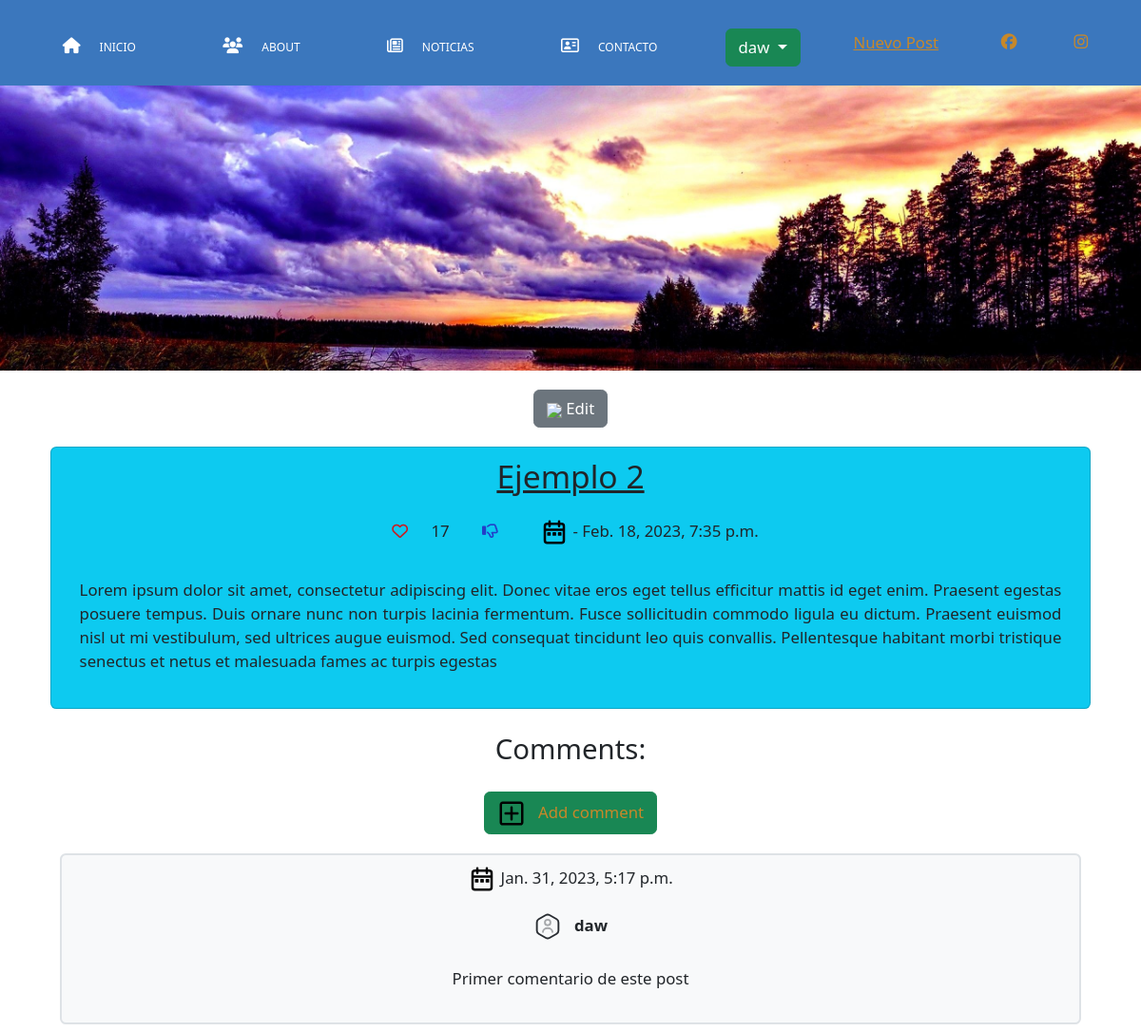
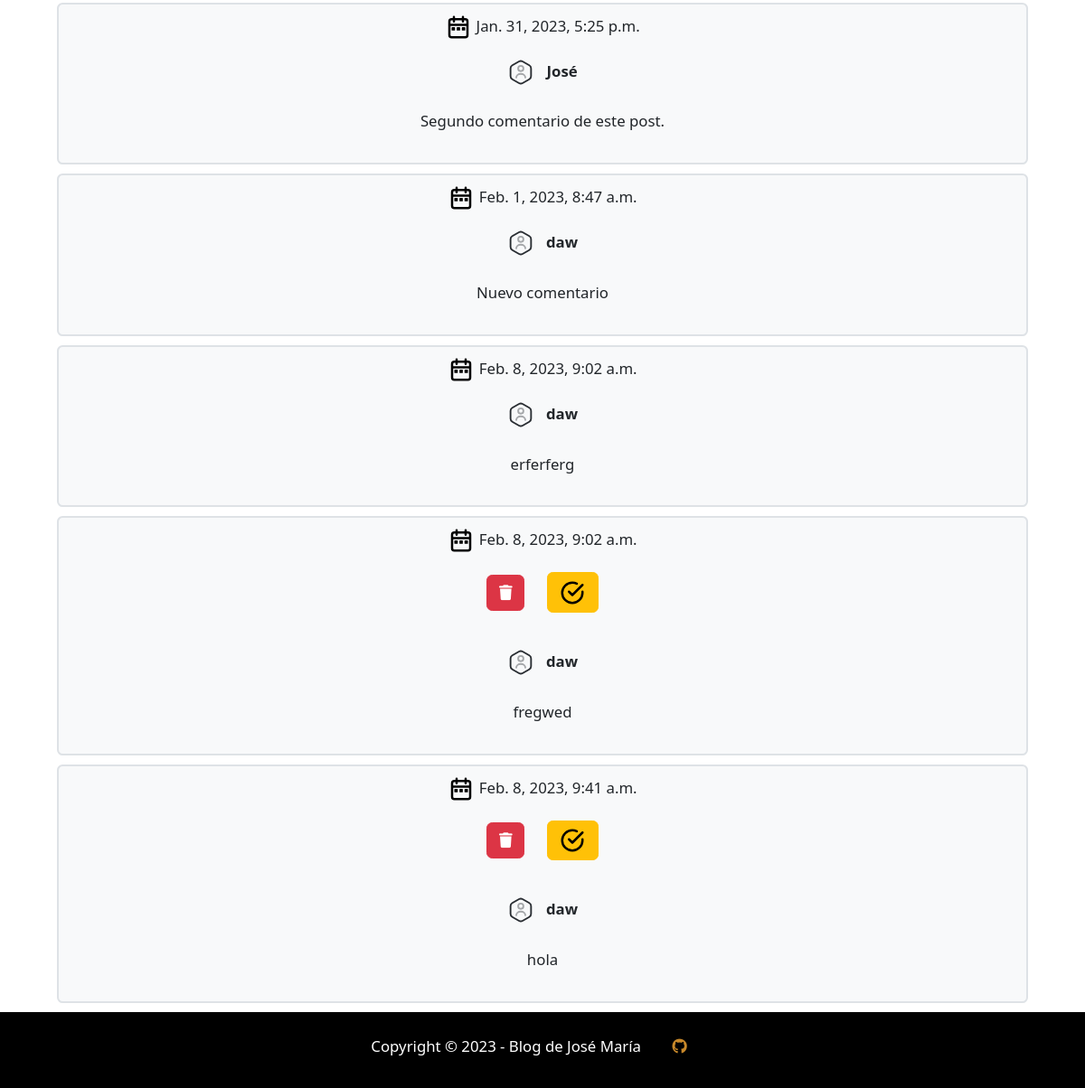
The app's page /post/6/ (signed in), older data (2 pictures, top to bottom).
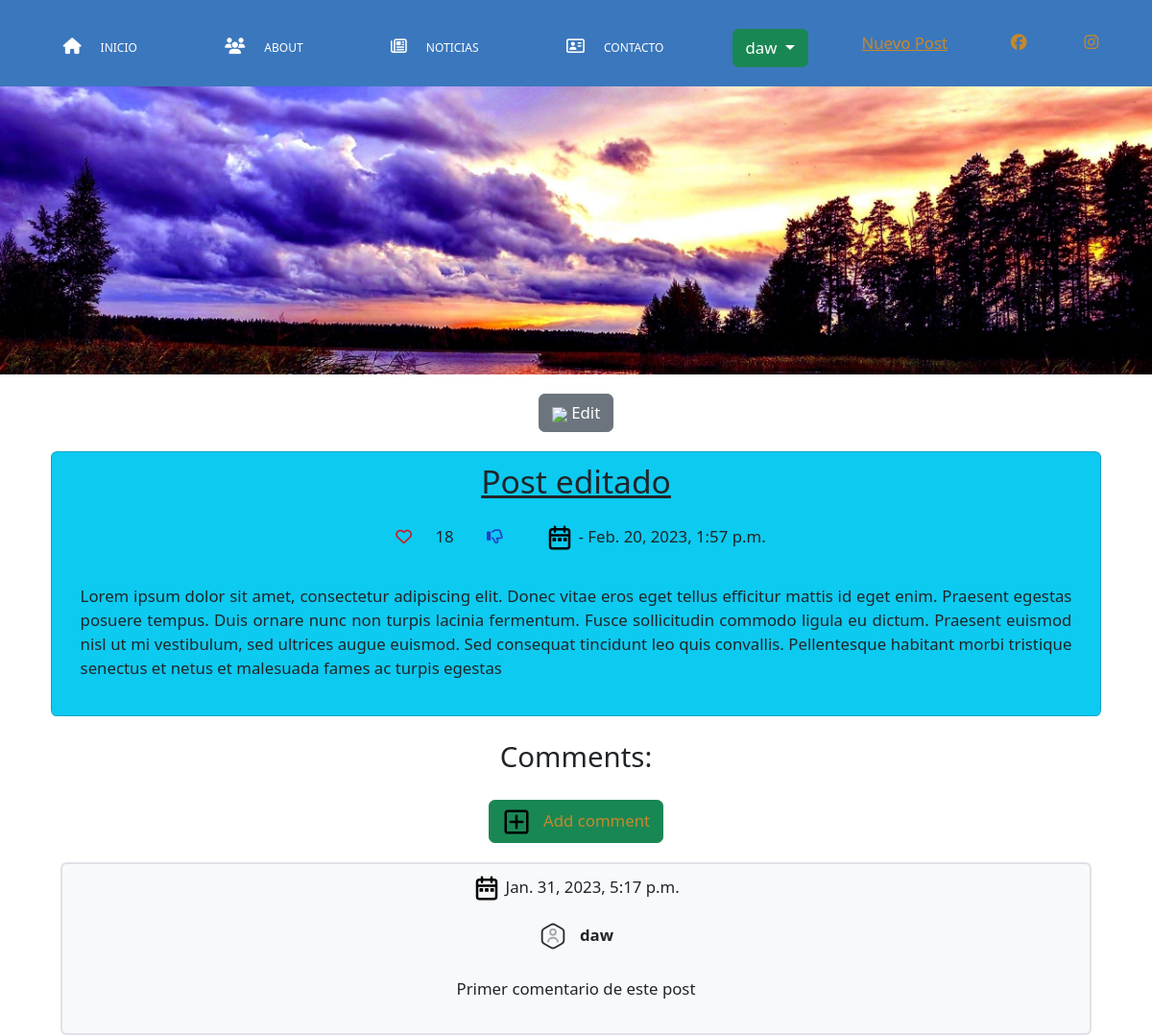
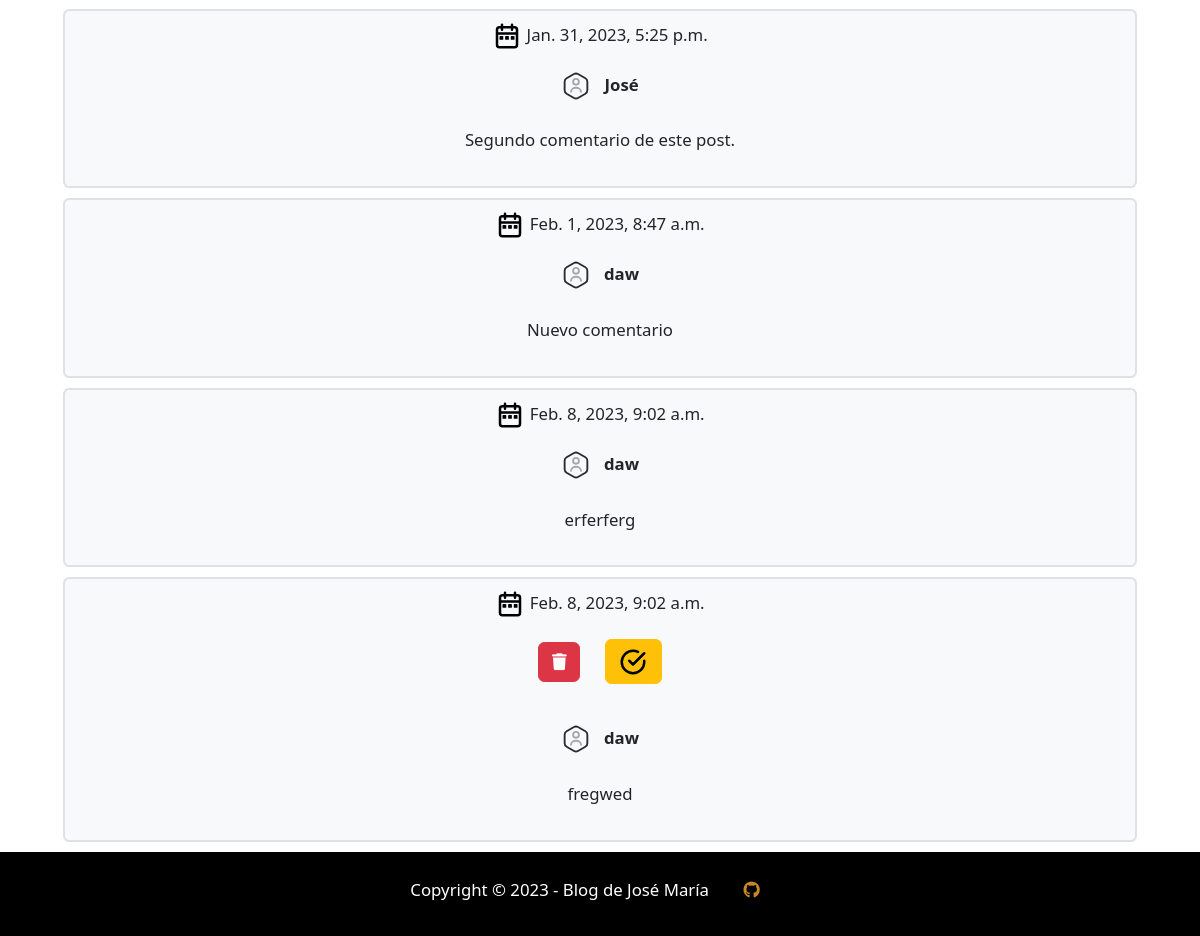
The same page, newer data (2 pictures, top to bottom).
### blog/models.py (models this page shows, shortened)
class Post(models.Model):
    author = models.ForeignKey(settings.AUTH_USER_MODEL, on_delete=models.CASCADE)
    title = models.CharField(max_length=200)
    text = models.TextField()
    created_date = models.DateTimeField(default=timezone.now)
    published_date = models.DateTimeField(blank=True, null=True)
    likes = models.BigIntegerField(default=0)

class Comment(models.Model):
    post = models.ForeignKey('blog.Post', on_delete=models.CASCADE, related_name='comments')
    author = models.CharField(max_length=200)
    text = models.TextField()
    created_date = models.DateTimeField(default=timezone.now)
    approved_comment = models.BooleanField(default=False)

### blog/views.py (the view)
# urls.py: path('post/<int:pk>/', views.post_detail, name='post_detail'),
@login_required
def post_detail(request, pk):
    post = get_object_or_404(Post, pk=pk)
    return render(request, 'blog/post_detail.html', {'post': post})

### blog/templates/blog/post_detail.html
{% extends 'blog/base.html' %}
{% block content %}
{%load static %}
{% if user.is_authenticated %}
<div class="actions">
    <a class="btn btn-secondary edit" href="{% url 'post_edit' pk=post.pk %}"> <img src="{% static 'img/edit.svg' %}" class="icon"> Edit</a>
</div>
{% endif %}
<article class="post card bg-info">
    <div style="text-align: center;">
        <h2 class="titulo">{{ post.title }}</h2>
        <div>
            {% if user.is_authenticated %}
            <a href="{% url 'post_like' pk=post.pk %}"><i class="fa-regular fa-heart like"></i></a>
            {{ post.likes }}
            <a id="dislike" href="{% url 'post_dislike' pk=post.pk %}"><i class="fa-regular fa-thumbs-down dislike"></i></a>
            {% endif %}
            {% if post.published_date %}
            <time class="date">
                <img src="{% static 'img/date.svg' %}" class="icon"> - {{ post.published_date }}
            </time>
            {% endif %}
        </div>
        <p>{{ post.text|linebreaksbr }}</p>
    </div>
</article>
<div data-gb-custom-block data-tag="for">
    <p class="h3 mt-4 mb-3">Comments:</p>
    <a class="btn btn-success" href="{% url 'add_comment_to_post' pk=post.pk %}"><img src="{% static 'img/plus.svg' %}" class="icon"> &nbsp; Add comment</a>
    {% for comment in post.comments.all %}
    {% if user.is_authenticated or comment.approved_comment %}
    <div class="card bg-light border border-2">
        <div class="date">
            <img src="{% static 'img/date.svg' %}" class="icon"> {{ comment.created_date }}
            {% if perms.blog.delete_post %}
            {% if not comment.approved_comment %}
            <div class="comment-actions">
                <a class="btn btn-danger" href="{% url 'comment_remove' pk=comment.pk %}"><i style="padding: 0px; margin: 0px;" class="fa-solid fa-trash"></i></a>
                <a class="btn btn-warning" href="{% url 'comment_approve' pk=comment.pk %}"><img src="{% static 'img/check.svg' %}" class="icon"></a>
            </div>
            {% endif %}
            {% endif %}
        </div>
        <strong><img src="{% static 'img/user.svg' %}" class="icon"> &nbsp; {{ comment.author }}</strong>
        <p>{{ comment.text|linebreaks }}</p>
    </div>
    {% endif %}
{% empty %}
    <p>No comments here yet :(</p>
{% endfor %}
</div>
{% endblock %}

Row changes from the older to the newer data that the page shows:
removed Comment: created_date "Feb. 8, 2023, 9:41 a.m.", approved_comment False (drawn), author "daw", text "hola"
changed Post: title "Ejemplo 2" → "Post editado"; likes "17" → "18"; published_date "Feb. 18, 2023, 7:35 p.m." → "Feb. 20, 2023, 1:57 p.m."
